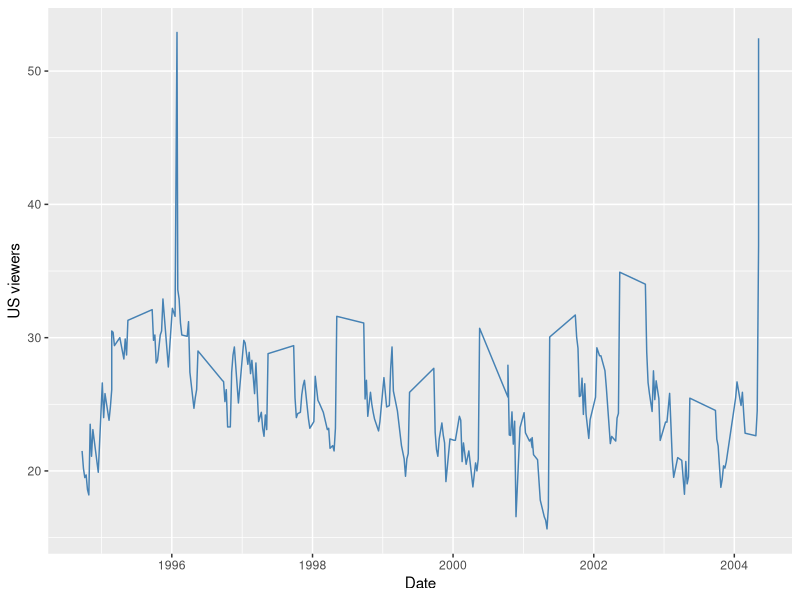

Source code (R):
## ---- chunk 1
knitr::opts_chunk$set(echo = FALSE)
## ---- chunk 2
library(ggplot2)

data <- read.csv("data.csv")
data$U.S..viewers <- gsub(" million", "", data$U.S..viewers)
data$U.S..viewers <- as.numeric(data$U.S..viewers)
data$Date <- as.Date(data$Date, format = "%m/%d/%y")
ggplot(data, aes(x=Date, y=U.S..viewers)) + 
  geom_line(color="steelblue") + 
  ylab("US viewers")
## ---- chunk 3
most_viewed_episodes <- data[order(data[,9], decreasing = TRUE),]
top_5 <- head(most_viewed_episodes)
knitr::kable(top_5[c("Title", "U.S..viewers")], row.names = F)
## ---- chunk 4
worst_5 <- tail(most_viewed_episodes)
knitr::kable(worst_5[c("Title", "U.S..viewers")], row.names = F)
